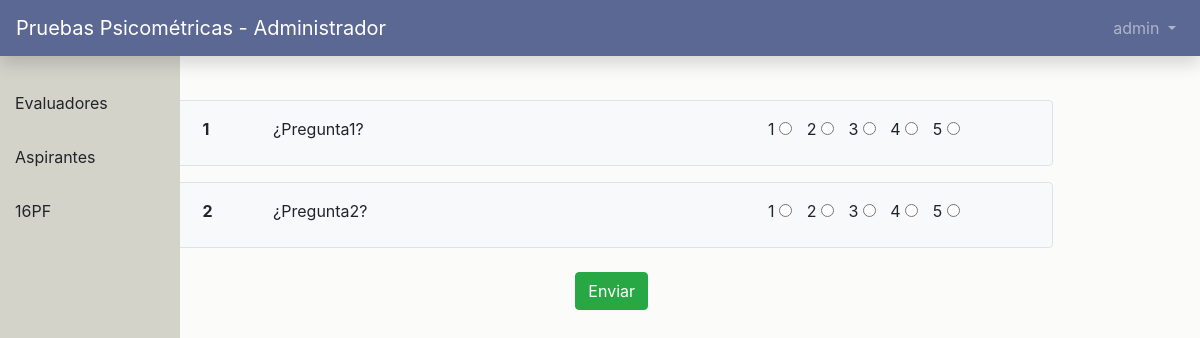
/dash/aspirante/16pf (signed in), run on an earlier commit of the app's database.
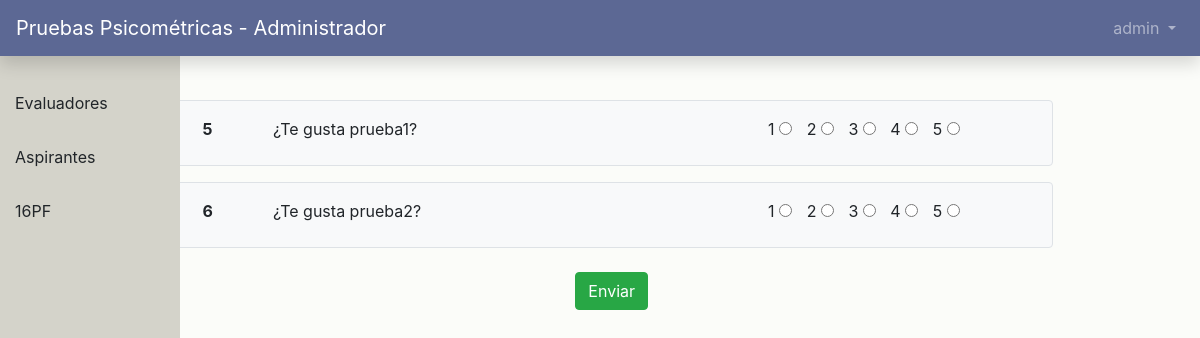
And on a later commit of the database.
### main_app/models.py (models this page shows, shortened)
class Question(models.Model):
    text = models.CharField(max_length=300)
    factor = models.CharField(max_length=300)
    points = models.IntegerField()
    complete = models.BooleanField()
    def __str__(self):
        return self.text

### main_app/views.py (the view)
# urls.py: path('dash/aspirante/16pf', views.aspirante_16pf, name='aspirante_16pf'),
def aspirante_16pf(request):
    if request.method == 'POST':
        ls = Question.objects.all()
        if request.POST.get('puntos'):
            res=Result()
            res.points = request.POST.get('puntos')
            res.usuario = request.user.id
            res.question = Question.objects.get(id=1)
            res.save()
        if request.POST.get('puntos2'):
            res=Result()
            res.points = request.POST.get('puntos2')
            res.usuario = request.user.id
            res.question = Question.objects.get(id=2)
            res.save()
        if request.POST.get('puntos3'):
            res=Result()
            res.points = request.POST.get('puntos3')
            res.usuario = request.user.id
            res.question = Question.objects.get(id=3)
            res.save()
        if request.POST.get('puntos4'):
            res=Result()
            res.points = request.POST.get('puntos4')
            res.usuario = request.user.id
            res.question = Question.objects.get(id=4)
            res.save()
        if request.POST.get('puntos5'):
            res=Result()
            res.points = request.POST.get('puntos5')
            res.usuario = request.user.id
            res.question = Question.objects.get(id=5)
            res.save()
        return redirect('aspirante_16pf2')
    else:
            ls = Question.objects.all()
            return render(request, 'dashboard/aspirante/test16pf.html', { 'ls': ls})

### users/models.py (called while the page is built)
    def get_role(self):
        return '%s' % (self.role)

### templates/dashboard/aspirante/test16pf.html (shortened to what this page needs)
{% extends '../index.html' %}
{% load static %}
{% block main_content %}
    <div class="bg-light  border rounded" style="position: fixed; top: 10vh; left: 10px; width: 150px; padding: 10px">
        Tiempo restante: <br> 45 minutos
    </div>
    <section class="content2">
        <div class="container">
            {% for i in ls %}
                <div class="row bg-light mt-3 m-0 p-3 border rounded">
                    <div class="col-1">
                        <b>{{ i.id }}</b>
                    </div>
                    <div class="col-7">
                        {{ i }}
                    </div>
                    <div class="col-4">
                        <label for="" >1</label>
                        <input type="radio" name="{{ i }}">
                        <label for="" style="padding-left: 10px">2</label>
                        <input type="radio" name="{{ i }}">
                        <label for="" style="padding-left: 10px">3</label>
                        <input type="radio" name="{{ i }}">
                        <label for="" style="padding-left: 10px">4</label>
                        <input type="radio" name="{{ i }}">
                        <label for="" style="padding-left: 10px">5</label>
                        <input type="radio" name="{{ i }}">
                    </div>
                </div>
            {% endfor %}
            <div class="row text-center m-4">
                <div class="col-12 text-center">
                    <a class="btn btn-success" href="/dash/aspirante">
                        Enviar
                    </a>
                </div>
            </div>
        </div>
    </section>
{% endblock %}

What changed in the data, as far as the page shows it:
removed Question: id "1", text "¿Pregunta1?"
removed Question: id "2", text "¿Pregunta2?"
added Question: id "5", text "¿Te gusta prueba1?"
added Question: id "6", text "¿Te gusta prueba2?"
